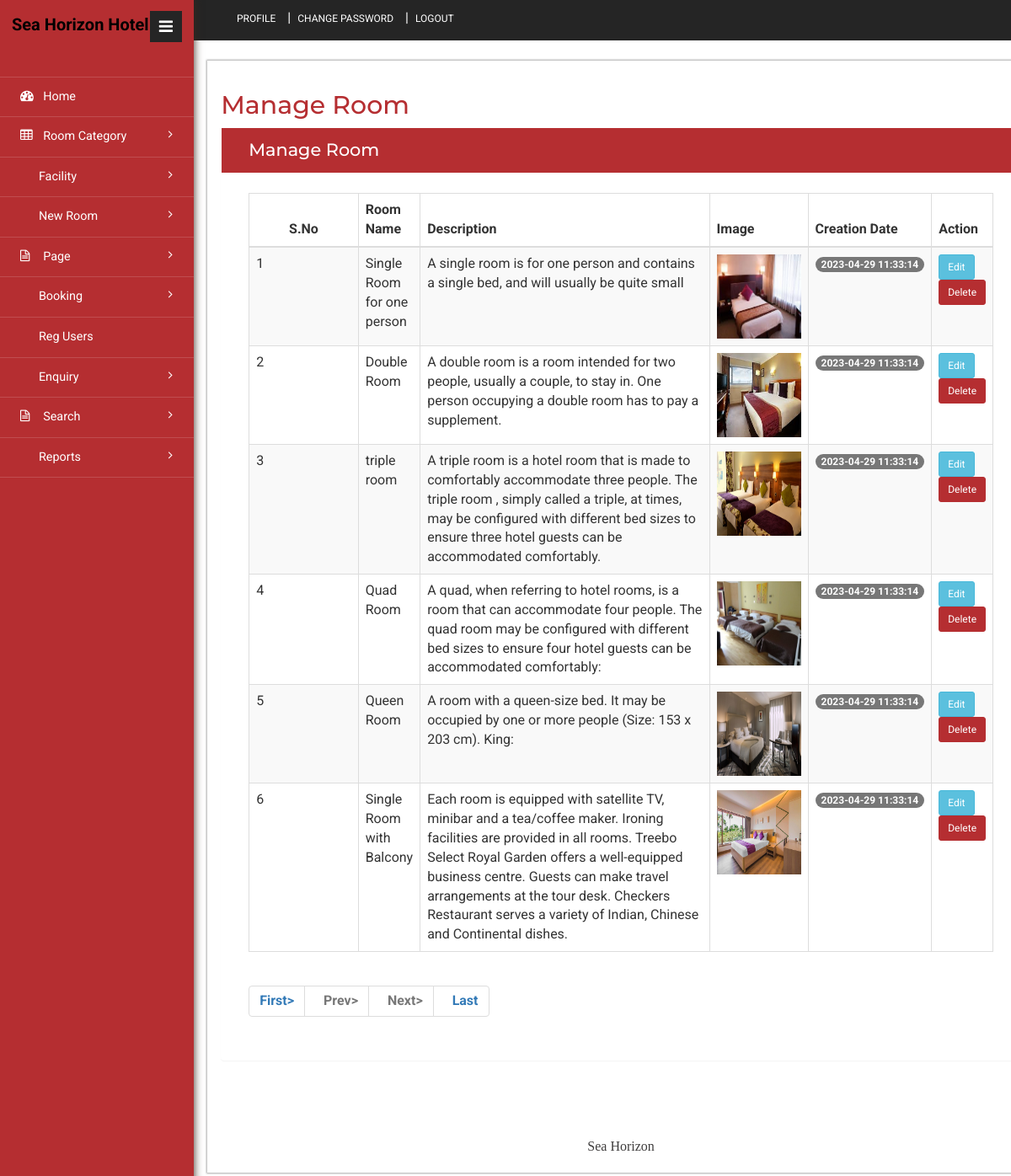
/hbms/admin/manage-room.php (signed in), run on the app's committed database.
### tables this page shows
CREATE TABLE `tblroom` (
  `ID` int(10) NOT NULL,
  `RoomType` int(10) DEFAULT NULL,
  `RoomName` varchar(200) DEFAULT NULL,
  `MaxAdult` int(5) DEFAULT NULL,
  `MaxChild` int(5) DEFAULT NULL,
  `RoomDesc` mediumtext DEFAULT NULL,
  `NoofBed` int(5) DEFAULT NULL,
  `Image` varchar(200) DEFAULT NULL,
  `RoomFacility` varchar(200) DEFAULT NULL,
  `CreationDate` timestamp NULL DEFAULT current_timestamp()
);

### hbms/admin/manage-room.php (the view, shortened to what this page needs)
<?php
include('includes/dbconnection.php');
if (strlen($_SESSION['hbmsaid'] == 0)) {
	header('location:logout.php');
} else {
?>
	<!DOCTYPE HTML>
	<html>
	<head>
		<link href="css/bootstrap.min.css" rel='stylesheet' type='text/css' />
		<link href="css/style.css" rel='stylesheet' type='text/css' />
		<link href="css/font-awesome.css" rel="stylesheet">
		<link rel="stylesheet" href="css/icon-font.min.css" type='text/css' />
	</head>
	<body>
		<div class="page-container">
			<div class="left-content">
				<div class="inner-content">
					<?php include_once('includes/header.php'); ?>
					<div class="content">
						<div class="women_main">
							<div class="grids">
								<div class="progressbar-heading grids-heading">
									<h2>Manage Room</h2>
								</div>
								<div class="panel panel-widget forms-panel">
									<div class="forms">
										<div class="form-grids widget-shadow" data-example-id="basic-forms">
											<div class="form-title">
												<h4>Manage Room </h4>
											</div>
											<div class="form-body">
												<table class="table table-bordered table-striped table-vcenter js-dataTable-full-pagination">
													<thead>
														<tr>
															<th class="text-center">S.No</th>
															<th>Room Name</th>
															<th>Description</th>
															<th>Image</th>
															<th>Creation Date</th>
															<th>Action</th>
														</tr>
													</thead>
													<tbody>
														<?php
														if (isset($_GET['pageno'])) {
															$pageno = $_GET['pageno'];
														} else {
															$pageno = 1;
														}
														$no_of_records_per_page = 10;
														$offset = ($pageno - 1) * $no_of_records_per_page;
														$ret = "SELECT ID FROM tblroom";
														$query1 = $dbh->prepare($ret);
														$query1->execute();
														$total_rows = $query1->rowCount();
														$total_pages = ceil($total_rows / $no_of_records_per_page);
														$sql = "SELECT * from tblroom LIMIT $offset, $no_of_records_per_page";
														$query = $dbh->prepare($sql);
														$query->execute();
														$results = $query->fetchAll(PDO::FETCH_OBJ);
														$cnt = 1;
														if ($query->rowCount() > 0) {
															foreach ($results as $row) {               ?>
																<tr>
																	<td><?php echo htmlentities($cnt); ?></td>
																	<td><?php echo htmlentities($row->RoomName); ?></td>
																	<td width="400"><?php echo htmlentities($row->RoomDesc); ?></td>
																	<td><img src="images/<?php echo $row->Image; ?>" width="100" height="100"></td>
																	<td class="d-none d-sm-table-cell">
																		<span class="badge badge-primary"><?php echo htmlentities($row->CreationDate); ?></span>
																	</td>
																	<td><a href="edit-room.php?editid=<?php echo ($row->ID); ?>" class="btn btn-info btn-sm">Edit</a>
																		<a href="manage-room.php?delid=<?php echo ($row->ID); ?>" onclick="return confirm('Do you really want to Delete ?');" class="btn btn-danger btn-sm">Delete</a>
																	</td>
																</tr>
														<?php $cnt = $cnt + 1;
															}
														} ?>
													</tbody>
												</table>
												<div align="left">
													<ul class="pagination">
														<li><a href="?pageno=1"><strong>First></strong></a></li>
														<li class="<?php if ($pageno <= 1) {
																		echo 'disabled';
																	} ?>">
															<a href="<?php if ($pageno <= 1) {
																			echo '#';
																		} else {
																			echo "?pageno=" . ($pageno - 1);
																		} ?>"><strong style="padding-left: 10px">Prev></strong></a>
														</li>
														<li class="<?php if ($pageno >= $total_pages) {
																		echo 'disabled';
																	} ?>">
															<a href="<?php if ($pageno >= $total_pages) {
																			echo '#';
																		} else {
																			echo "?pageno=" . ($pageno + 1);
																		} ?>"><strong style="padding-left: 10px">Next></strong></a>
														</li>
														<li><a href="?pageno=<?php echo $total_pages; ?>"><strong style="padding-left: 10px">Last</strong></a></li>
													</ul>
												</div>
											</div>
										</div>
									</div>
								</div>
							</div>
							<?php include_once('includes/footer.php'); ?>
						</div>
					</div>
				</div>
			</div>
			<?php include_once('includes/sidebar.php'); ?>
		</div>
	</body>
	</html><?php }  ?>

### data on the page
tblroom: RoomName "Single Room for one person", RoomDesc "A single room is for one person and contains a single bed, and will usually be quite small", Image (picture), CreationDate "2023-04-29 11:33:14"
tblroom: RoomName "Double Room", RoomDesc "A double room is a room intended for two people, usually a couple, to stay in. One person occupying a double room has to pay a supplement.", Image (picture), CreationDate "2023-04-29 11:33:14"
tblroom: RoomName "triple room", RoomDesc "A triple room is a hotel room that is made to comfortably accommodate three people. The triple room , simply called a triple, at times, may be configured with different bed sizes to ensure three hotel guests can be accommodated comfortably.", Image (picture), CreationDate "2023-04-29 11:33:14"
tblroom: RoomName "Quad Room", RoomDesc "A quad, when referring to hotel rooms, is a room that can accommodate four people. The quad room may be configured with different bed sizes to ensure four hotel guests can be accommodated comfortably:", Image (picture), CreationDate "2023-04-29 11:33:14"
tblroom: RoomName "Queen Room", RoomDesc "A room with a queen-size bed. It may be occupied by one or more people (Size: 153 x 203 cm). King:", Image (picture), CreationDate "2023-04-29 11:33:14"
tblroom: RoomName "Single Room with Balcony", RoomDesc "Each room is equipped with satellite TV, minibar and a tea/coffee maker. Ironing facilities are provided in all rooms. Treebo Select Royal Garden offers a well-equipped business centre. Guests can make travel arrangements at the tour desk. Checkers Restaurant serves a variety of Indian, Chinese and Continental dishes.", Image (picture), CreationDate "2023-04-29 11:33:14"
